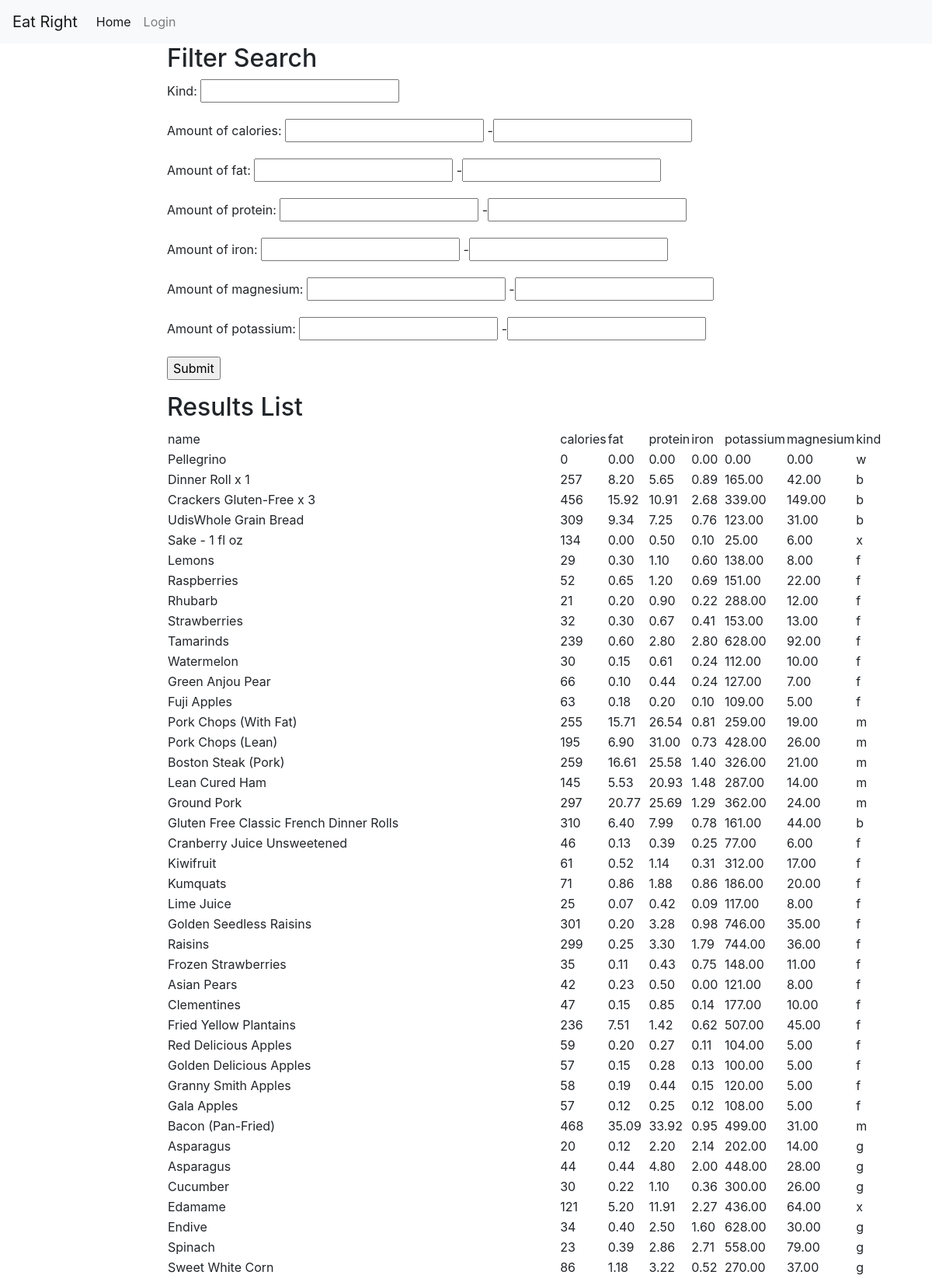
The app's page /catalog/filtered_list/ (upper part) with its own data.
### catalog/models.py (models this page shows, shortened)
class Food(models.Model):
    name = models.CharField(max_length=200)
    timestamp = models.DateTimeField(auto_now_add=True)
    calories = models.IntegerField('Amount of calories',
                                   null=True,
                                   blank=True)
    fat = models.DecimalField('Amount of fat',
                              decimal_places=2,
                              max_digits=8,
                                   null=True,
                                   blank=True)
    protein = models.DecimalField('Amount of protein',
                                  decimal_places=2,
                                  max_digits=8,
                                  null=True,
                                    blank=True)
    iron = models.DecimalField('Amount of iron',
                               decimal_places=2,
                               max_digits=8,
                               null=True,
                                   blank=True)
    potassium = models.DecimalField('Amount of potassium',
                                    decimal_places=2,
                                    max_digits=8,
                                    null=True,
                                    blank=True)
    magnesium = models.DecimalField('Amount of magnesium',
                                    decimal_places=2,
                                    max_digits=8,
                                    null=True,
                                    blank=True)
    KIND_OF_FOOD = (
        ('b', 'Bread'),
        ('f', 'Fruit'),
        ('m', 'Meat'),
        ('g', 'Greens'),
        ('w', 'Water'),
        ('c', 'Caffeine'),
        ('o', 'Oil'),
        ('x', 'Extra')
    )
    kind = models.CharField(
        max_length=1,
        choices=KIND_OF_FOOD,
        blank=True,
        default='m',
    )

### catalog/views.py (the view)
def food_list(request):
    f = FoodFilter(request.GET, queryset=Food.objects.all())
    return render(request, 'catalog/filtered_list.html', {'filter': f})

### catalog/templates/catalog/filtered_list.html
  {% extends "base_generic.html" %}
{% block content %}
  <h2>Filter Search</h2>
     <form method="get">
        {{ filter.form.as_p }}
        <input type="submit" />
    </form>
    <h2>Results List</h2>
    <table>
        <thead><tr>
            <td>name</td>
            <td>calories</td>
            <td>fat</td>
            <td>protein</td>
            <td>iron</td>
            <td>potassium</td>
            <td>magnesium</td>
            <td>kind</td>
        </tr></thead>
    <tbody>
    {% for foodinst in filter.qs %}
        <tr>
            <td>{{ foodinst.name }}</td>
            <td>{{ foodinst.calories }}</td>
            <td>{{ foodinst.fat }}</td>
            <td>{{ foodinst.protein }}</td>
            <td>{{ foodinst.iron }}</td>
            <td>{{ foodinst.potassium }}</td>
            <td>{{ foodinst.magnesium }}</td>
            <td>{{ foodinst.kind }}</td>
      </tr>
    {% endfor %}
    </tbody>
    </table>
{% endblock %}

### catalog/static/css/styles.css (style rules this page uses)
form { margin-bottom: 1em; }

### records on screen
Food: name "Pellegrino", calories "0", fat "0.00", protein "0.00", iron "0.00", potassium "0.00", magnesium "0.00", kind "w"
Food: name "Dinner Roll x 1", calories "257", fat "8.20", protein "5.65", iron "0.89", potassium "165.00", magnesium "42.00", kind "b"
Food: name "Crackers Gluten-Free x 3", calories "456", fat "15.92", protein "10.91", iron "2.68", potassium "339.00", magnesium "149.00", kind "b"
Food: name "UdisWhole Grain Bread", calories "309", fat "9.34", protein "7.25", iron "0.76", potassium "123.00", magnesium "31.00", kind "b"
Food: name "Sake - 1 fl oz", calories "134", fat "0.00", protein "0.50", iron "0.10", potassium "25.00", magnesium "6.00", kind "x"
Food: name "Lemons", calories "29", fat "0.30", protein "1.10", iron "0.60", potassium "138.00", magnesium "8.00", kind "f"
Food: name "Raspberries", calories "52", fat "0.65", protein "1.20", iron "0.69", potassium "151.00", magnesium "22.00", kind "f"
Food: name "Rhubarb", calories "21", fat "0.20", protein "0.90", iron "0.22", potassium "288.00", magnesium "12.00", kind "f"
Food: name "Strawberries", calories "32", fat "0.30", protein "0.67", iron "0.41", potassium "153.00", magnesium "13.00", kind "f"
Food: name "Tamarinds", calories "239", fat "0.60", protein "2.80", iron "2.80", potassium "628.00", magnesium "92.00", kind "f"
Food: name "Watermelon", calories "30", fat "0.15", protein "0.61", iron "0.24", potassium "112.00", magnesium "10.00", kind "f"
Food: name "Green Anjou Pear", calories "66", fat "0.10", protein "0.44", iron "0.24", potassium "127.00", magnesium "7.00", kind "f"
Food: name "Fuji Apples", calories "63", fat "0.18", protein "0.20", iron "0.10", potassium "109.00", magnesium "5.00", kind "f"
Food: name "Pork Chops (With Fat)", calories "255", fat "15.71", protein "26.54", iron "0.81", potassium "259.00", magnesium "19.00", kind "m"
Food: name "Pork Chops (Lean)", calories "195", fat "6.90", protein "31.00", iron "0.73", potassium "428.00", magnesium "26.00", kind "m"
Food: name "Boston Steak (Pork)", calories "259", fat "16.61", protein "25.58", iron "1.40", potassium "326.00", magnesium "21.00", kind "m"
Food: name "Lean Cured Ham", calories "145", fat "5.53", protein "20.93", iron "1.48", potassium "287.00", magnesium "14.00", kind "m"
Food: name "Ground Pork", calories "297", fat "20.77", protein "25.69", iron "1.29", potassium "362.00", magnesium "24.00", kind "m"
Food: name "Gluten Free Classic French Dinner Rolls", calories "310", fat "6.40", protein "7.99", iron "0.78", potassium "161.00", magnesium "44.00", kind "b"
Food: name "Cranberry Juice Unsweetened", calories "46", fat "0.13", protein "0.39", iron "0.25", potassium "77.00", magnesium "6.00", kind "f"
Food: name "Kiwifruit", calories "61", fat "0.52", protein "1.14", iron "0.31", potassium "312.00", magnesium "17.00", kind "f"
Food: name "Kumquats", calories "71", fat "0.86", protein "1.88", iron "0.86", potassium "186.00", magnesium "20.00", kind "f"
Food: name "Lime Juice", calories "25", fat "0.07", protein "0.42", iron "0.09", potassium "117.00", magnesium "8.00", kind "f"
Food: name "Golden Seedless Raisins", calories "301", fat "0.20", protein "3.28", iron "0.98", potassium "746.00", magnesium "35.00", kind "f"
Food: name "Raisins", calories "299", fat "0.25", protein "3.30", iron "1.79", potassium "744.00", magnesium "36.00", kind "f"
Food: name "Frozen Strawberries", calories "35", fat "0.11", protein "0.43", iron "0.75", potassium "148.00", magnesium "11.00", kind "f"
Food: name "Asian Pears", calories "42", fat "0.23", protein "0.50", iron "0.00", potassium "121.00", magnesium "8.00", kind "f"
Food: name "Clementines", calories "47", fat "0.15", protein "0.85", iron "0.14", potassium "177.00", magnesium "10.00", kind "f"
Food: name "Fried Yellow Plantains", calories "236", fat "7.51", protein "1.42", iron "0.62", potassium "507.00", magnesium "45.00", kind "f"
Food: name "Red Delicious Apples", calories "59", fat "0.20", protein "0.27", iron "0.11", potassium "104.00", magnesium "5.00", kind "f"
Food: name "Golden Delicious Apples", calories "57", fat "0.15", protein "0.28", iron "0.13", potassium "100.00", magnesium "5.00", kind "f"
Food: name "Granny Smith Apples", calories "58", fat "0.19", protein "0.44", iron "0.15", potassium "120.00", magnesium "5.00", kind "f"
Food: name "Gala Apples", calories "57", fat "0.12", protein "0.25", iron "0.12", potassium "108.00", magnesium "5.00", kind "f"
Food: name "Bacon (Pan-Fried)", calories "468", fat "35.09", protein "33.92", iron "0.95", potassium "499.00", magnesium "31.00", kind "m"
Food: name "Asparagus", calories "20", fat "0.12", protein "2.20", iron "2.14", potassium "202.00", magnesium "14.00", kind "g"
Food: name "Asparagus", calories "44", fat "0.44", protein "4.80", iron "2.00", potassium "448.00", magnesium "28.00", kind "g"
Food: name "Cucumber", calories "30", fat "0.22", protein "1.10", iron "0.36", potassium "300.00", magnesium "26.00", kind "g"
Food: name "Edamame", calories "121", fat "5.20", protein "11.91", iron "2.27", potassium "436.00", magnesium "64.00", kind "x"
Food: name "Endive", calories "34", fat "0.40", protein "2.50", iron "1.60", potassium "628.00", magnesium "30.00", kind "g"
Food: name "Spinach", calories "23", fat "0.39", protein "2.86", iron "2.71", potassium "558.00", magnesium "79.00", kind "g"
Food: name "Sweet White Corn", calories "86", fat "1.18", protein "3.22", iron "0.52", potassium "270.00", magnesium "37.00", kind "g"
